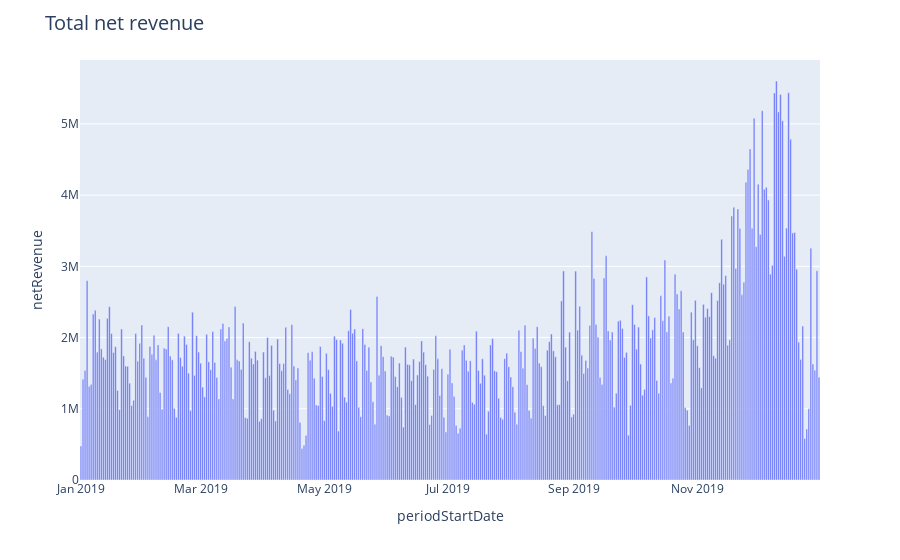

Notebook code cell kept with this figure:
### Code cell
fig8 = group_data.plot(x=group_data.index, y='netRevenue', kind="bar")
fig8.update_layout(title_text="Total net revenue", title_font=dict(size=20))
fig8.update_layout(uniformtext_minsize=16, uniformtext_mode='hide')
fig8.show()

### Figure 1 — Plotly figure (JSON) as saved in the notebook; plotly's stock layout.template omitted (floating-point values rounded to 4 significant figures; data arrays with more than 128 entries replaced by an {"elided": "..."} marker saying what was removed)
{"data": [{"alignmentgroup": "True", "hovertemplate": "periodStartDate=%{x}<br>netRevenue=%{y}<extra></extra>", "legendgroup": "", "marker": {"color": "#636efa"}, "name": "", "offsetgroup": "", "orientation": "v", "showlegend": false, "textposition": "auto", "type": "bar", "x": {"elided": "365 str values"}, "xaxis": "x", "y": {"elided": "365 float values"}, "yaxis": "y"}], "layout": {"barmode": "relative", "legend": {"tracegroupgap": 0}, "margin": {"t": 60}, "title": {"font": {"size": 20}, "text": "Total net revenue"}, "uniformtext": {"minsize": 16, "mode": "hide"}, "xaxis": {"anchor": "y", "domain": [0, 1], "title": {"text": "periodStartDate"}}, "yaxis": {"anchor": "x", "domain": [0, 1], "title": {"text": "netRevenue"}}}}
